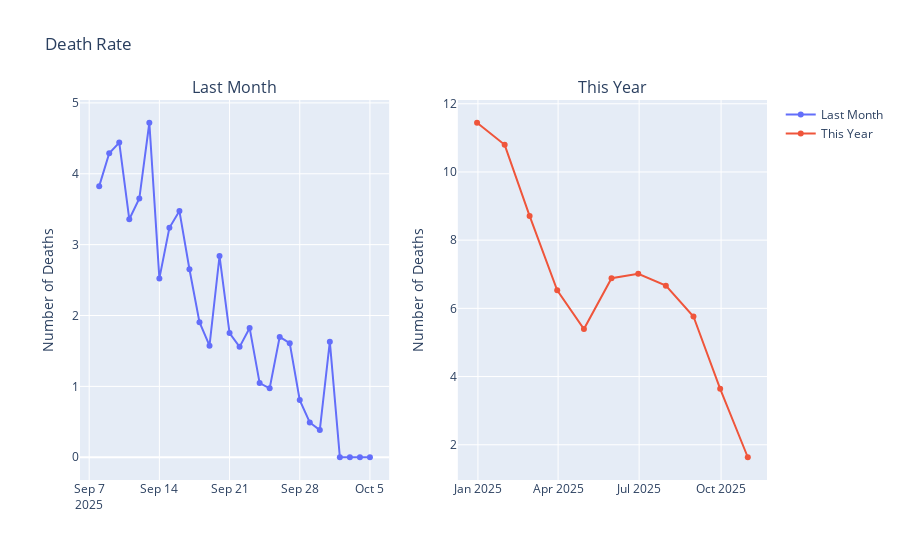

Here is the notebook cell this chart was saved with:
### Code cell
plot_sub(deaths_rate_month, perc_deaths, 'Death Rate', 'Number of Deaths')

### Figure 1 — Plotly figure (JSON) as saved in the notebook; plotly's stock layout.template omitted (floating-point values rounded to 4 significant figures)
{"data": [{"mode": "lines+markers", "name": "Last Month", "type": "scatter", "x": ["2025-09-08T00:00:00", "2025-09-09T00:00:00", "2025-09-10T00:00:00", "2025-09-11T00:00:00", "2025-09-12T00:00:00", "2025-09-13T00:00:00", "2025-09-14T00:00:00", "2025-09-15T00:00:00", "2025-09-16T00:00:00", "2025-09-17T00:00:00", "2025-09-18T00:00:00", "2025-09-19T00:00:00", "2025-09-20T00:00:00", "2025-09-21T00:00:00", "2025-09-22T00:00:00", "2025-09-23T00:00:00", "2025-09-24T00:00:00", "2025-09-25T00:00:00", "2025-09-26T00:00:00", "2025-09-27T00:00:00", "2025-09-28T00:00:00", "2025-09-29T00:00:00", "2025-09-30T00:00:00", "2025-10-01T00:00:00", "2025-10-02T00:00:00", "2025-10-03T00:00:00", "2025-10-04T00:00:00", "2025-10-05T00:00:00"], "xaxis": "x", "y": [3.825, 4.29, 4.44, 3.358, 3.651, 4.72, 2.523, 3.237, 3.473, 2.652, 1.906, 1.574, 2.84, 1.752, 1.558, 1.825, 1.046, 0.9728, 1.698, 1.609, 0.8065, 0.4914, 0.3831, 1.63, 0.0, 0.0, 0.0, 0.0], "yaxis": "y"}, {"mode": "lines+markers", "name": "This Year", "type": "scatter", "x": ["2024-12-31T00:00:00", "2025-01-31T00:00:00", "2025-02-28T00:00:00", "2025-03-31T00:00:00", "2025-04-30T00:00:00", "2025-05-31T00:00:00", "2025-06-30T00:00:00", "2025-07-31T00:00:00", "2025-08-31T00:00:00", "2025-09-30T00:00:00", "2025-10-31T00:00:00"], "xaxis": "x2", "y": [11.44, 10.8, 8.71, 6.528, 5.392, 6.883, 7.013, 6.664, 5.761, 3.641, 1.634], "yaxis": "y2"}], "layout": {"annotations": [{"font": {"size": 16}, "showarrow": false, "text": "Last Month", "x": 0.225, "xanchor": "center", "xref": "paper", "y": 1, "yanchor": "bottom", "yref": "paper"}, {"font": {"size": 16}, "showarrow": false, "text": "This Year", "x": 0.775, "xanchor": "center", "xref": "paper", "y": 1, "yanchor": "bottom", "yref": "paper"}], "title": {"text": "Death Rate"}, "xaxis": {"anchor": "y", "domain": [0, 0.45]}, "xaxis2": {"anchor": "y2", "domain": [0.55, 1]}, "yaxis": {"anchor": "x", "domain": [0, 1], "title": {"text": "Number of Deaths"}}, "yaxis2": {"anchor": "x2", "domain": [0, 1], "title": {"text": "Number of Deaths"}}}}
